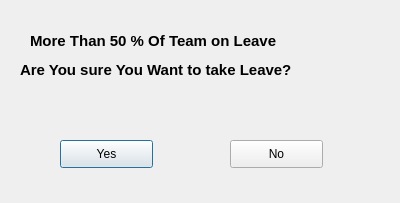
<?xml version="1.0" encoding="UTF-8"?>
<ui version="4.0">
 <class>sure50</class>
 <widget class="QDialog" name="sure50">
  <property name="geometry">
   <rect>
    <x>0</x>
    <y>0</y>
    <width>400</width>
    <height>203</height>
   </rect>
  </property>
  <property name="windowTitle">
   <string>Dialog</string>
  </property>
  <widget class="QLabel" name="label">
   <property name="geometry">
    <rect>
     <x>30</x>
     <y>30</y>
     <width>341</width>
     <height>21</height>
    </rect>
   </property>
   <property name="font">
    <font>
     <pointsize>11</pointsize>
     <weight>75</weight>
     <bold>true</bold>
    </font>
   </property>
   <property name="text">
    <string>More Than 50 % Of Team on Leave </string>
   </property>
  </widget>
  <widget class="QLabel" name="label_2">
   <property name="geometry">
    <rect>
     <x>20</x>
     <y>60</y>
     <width>361</width>
     <height>20</height>
    </rect>
   </property>
   <property name="font">
    <font>
     <pointsize>11</pointsize>
     <weight>75</weight>
     <bold>true</bold>
    </font>
   </property>
   <property name="text">
    <string>Are You sure You Want to take Leave?</string>
   </property>
  </widget>
  <widget class="QPushButton" name="yeah1">
   <property name="geometry">
    <rect>
     <x>60</x>
     <y>140</y>
     <width>93</width>
     <height>28</height>
    </rect>
   </property>
   <property name="text">
    <string>Yes</string>
   </property>
  </widget>
  <widget class="QPushButton" name="nah2">
   <property name="geometry">
    <rect>
     <x>230</x>
     <y>140</y>
     <width>93</width>
     <height>28</height>
    </rect>
   </property>
   <property name="text">
    <string>No</string>
   </property>
  </widget>
 </widget>
 <resources/>
 <connections/>
</ui>
